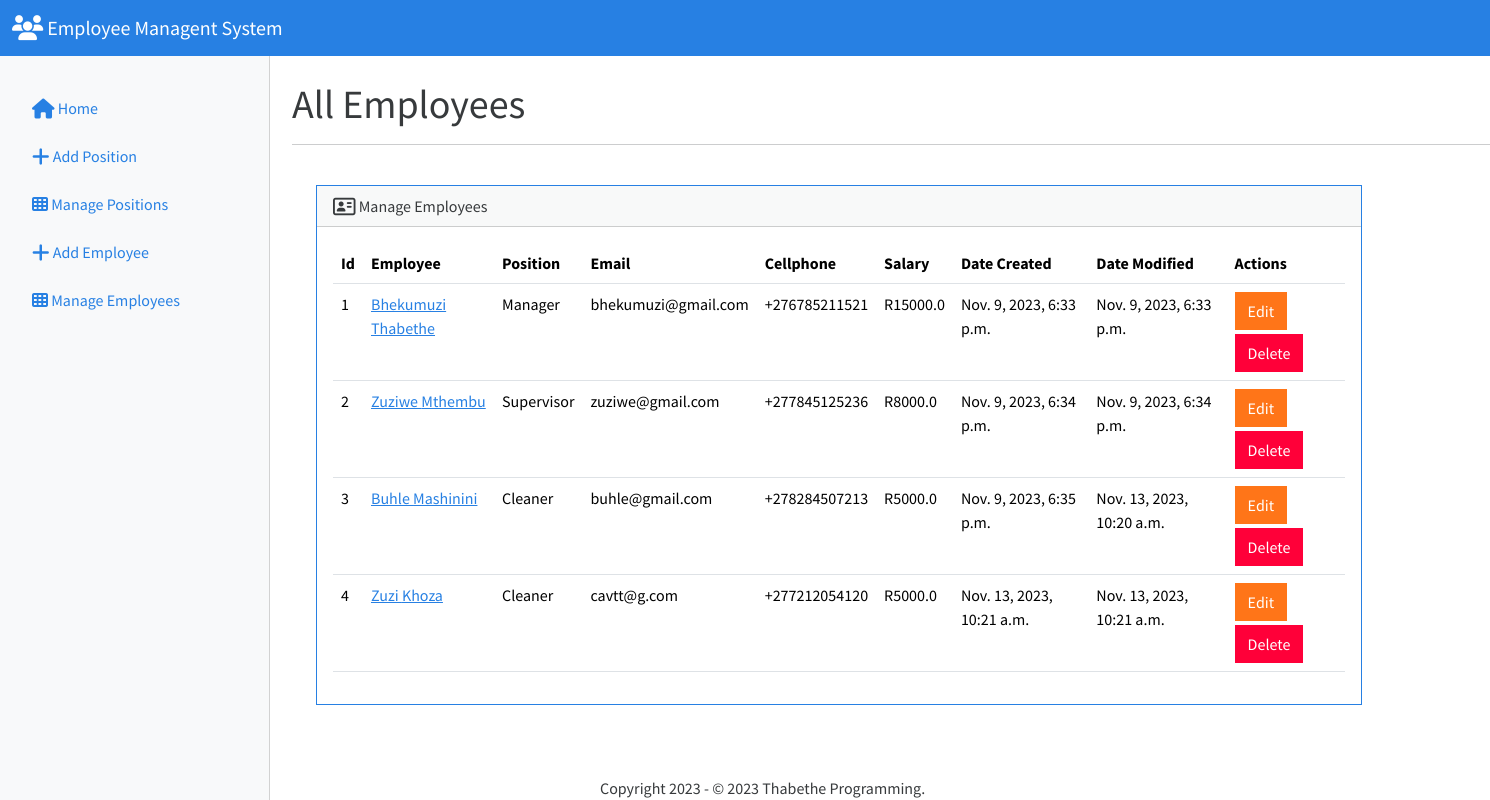
The app's page /manage-employees/ with its own data.
### core/models.py (models this page shows, shortened)
class Employee(models.Model):
    position = models.ForeignKey(Position, verbose_name=("Employee Position"), on_delete=models.DO_NOTHING)
    first_name = models.CharField(max_length=20)
    last_name = models.CharField(max_length=20)
    email = models.EmailField(max_length=254)
    cellphone = models.CharField(max_length=13,default="+27")
    salary = models.FloatField()
    date_created = models.DateTimeField(auto_now_add=True)
    date_updated = models.DateTimeField(auto_now=True)
    class Meta:
        verbose_name = ("Employee")
        verbose_name_plural = ("Employees")

class Position(models.Model):
    position = models.CharField(max_length=30)
    date_created = models.DateTimeField(auto_now_add=True)
    date_updated = models.DateTimeField(auto_now=True)
    class Meta:
        verbose_name = ("Position")
        verbose_name_plural = ("Positions")
    def __str__(self):
        return f'{self.position}'

### core/views.py (the view)
# urls.py: path('manage-employees/',views.manage_employees_view,name='manage-employees'),#Manage Employees url
def manage_employees_view(request):
    employees = Employee.objects.all()
    return render(request,"manage/manage_employees.html",{
        'employees':employees,
    })

### core/templates/manage/manage_employees.html (shortened to what this page needs)
{% extends 'index.html' %}
{% block content_title %}All Employees{% endblock content_title %}
{% block main_content %}
{% if employees %}
    <div class="row">
        <div class="col-9">
            <div class="card border-primary m-4">
                <div class="card-header"><i class="fa-regular fa-address-card fa-lg"></i> Manage Employees</div>
                <div class="card-body table-responsive">
                    <table class="table table-hover">
                        <thead>
                          <tr>
                            <th scope="col">Id</th>
                            <th scope="col">Employee</th>
                            <th scope="col">Position</th>
                            <th scope="col">Email</th>
                            <th scope="col">Cellphone</th>
                            <th scope="col">Salary</th>
                            <th scope="col">Date Created</th>
                            <th scope="col">Date Modified</th>
                            <th scope="col">Actions</th>
                        </tr>
                        </thead>
                        <tbody>
                          {% for employee in employees %}
                            <tr>
                                <td>{{employee.id}}</td>
                                <td><a href="{% url 'update-employee' employee.id %}">{{employee.first_name}} {{employee.last_name}}</a></td>
                                <td>{{employee.position}}</td>
                                <td>{{employee.email}}</td>
                                <td>{{employee.cellphone}}</td>
                                <td>R{{employee.salary}}</td>
                                <td>{{employee.date_created}}</td>
                                <td>{{employee.date_updated}}</td>
                                <td>
                                    <a href="{% url 'update-employee' employee.id %}" class="btn btn-warning mb-1">Edit</a>
                                    <button type="button"
                                    class="btn btn-danger"
                                    data-bs-toggle="modal"
                                    data-bs-target="#deleteModal{{employee.id}}">
                                    Delete
                                    </button>
                                </td>
                            </tr>
                          {% endfor %}
                        </tbody>
                      </table>
                </div>
              </div>
        </div>
    </div>
{% else %}
    <h4 class="alert alert-primary my-2 mx-4">No Employees Yet!</h4>
{% endif %}
{% endblock main_content %}

### core/templates/index.html (shortened to what this page needs)
{% load static %}
<!doctype html>
<html lang="en">
  <head>
    <link rel="stylesheet" href="https://cdnjs.cloudflare.com/ajax/libs/font-awesome/6.4.2/css/all.min.css"/>
    <link href="{% static 'css/bootstrap.min.css' %}" rel="stylesheet">
    <link href="{% static 'css/dashboard.css' %}" rel="stylesheet">
  </head>
  <body class="d-flex flex-column min-vh-100">
    <nav class="navbar navbar-expand-lg bg-primary fixed-top" id="mynavbar" data-bs-theme="dark">
      <div class="container-fluid">
        <a class="navbar-brand" href="{% url 'index' %}"><i class="fa-solid fa-users fa-lg"></i> Employee Managent System</a>
      </div>
    </nav>
    {% include "sidebar.html" %}
    <div class="container-fluid main-content">
      <h1>{% block content_title %}Home{% endblock content_title %}</h1>
      <hr>
      {% block main_content %}{% endblock main_content %}
      <footer class="fixed-bottom">
        Copyright 2023 - &copy; <script>document.write(new Date().getFullYear())</script> Thabethe Programming.
      </footer>
    </div>
  </body>
</html>

### core/templates/sidebar.html
<div class="offcanvas offcanvas-start bg-body-tertiary" tabindex="-1" id="offcanvasExample" aria-labelledby="offcanvasExampleLabel">
    <div class="offcanvas-body">
      <ul class="list-unstyled m-3">
        <li class="my-4"><a href="{% url 'index' %}" class="text-decoration-none"><i class="fa-solid fa-house fa-lg"></i> Home</a></li>
        <li class="my-4"><a href="{% url 'add-position' %}" class="text-decoration-none"><i class="fa-solid fa-plus fa-lg"></i> Add Position</a></li>
        <li class="my-4"><a href="{% url 'manage-positions' %}" class="text-decoration-none"><i class="nav-icon fas fa-th"></i> Manage Positions</a></li>
        <li class="my-4"><a href="{% url 'add-employee' %}" class="text-decoration-none"><i class="fa-solid fa-plus fa-lg"></i> Add Employee</a></li>
        <li class="my-4"><a href="{% url 'manage-employees' %}" class="text-decoration-none"><i class="nav-icon fas fa-th"></i> Manage Employees</a></li>
      </ul>
    </div>
</div>

### core/static/css/dashboard.css (style rules this page uses)
#offcanvasExample { width: 270px; }
footer { bottom: 0; margin-left: 600px; }
.main-content { margin-top: 80px; margin-left: 280px; }
@media (min-width:992px) { #offcanvasExample { transform: none; visibility: visible; height: calc(100%-56px); top: 56px; } }

### records on screen
Employee: id "1", first_name "Bhekumuzi", last_name "Thabethe", position "Manager", email "bhekumuzi@gmail.com", cellphone "+276785211521", salary "15000.0", date_created "Nov. 9, 2023, 6:33 p.m.", date_updated "Nov. 9, 2023, 6:33 p.m."
Employee: id "2", first_name "Zuziwe", last_name "Mthembu", position "Supervisor", email "zuziwe@gmail.com", cellphone "+277845125236", salary "8000.0", date_created "Nov. 9, 2023, 6:34 p.m.", date_updated "Nov. 9, 2023, 6:34 p.m."
Employee: id "3", first_name "Buhle", last_name "Mashinini", position "Cleaner", email "buhle@gmail.com", cellphone "+278284507213", salary "5000.0", date_created "Nov. 9, 2023, 6:35 p.m.", date_updated "Nov. 13, 2023, 10:20 a.m."
Employee: id "4", first_name "Zuzi", last_name "Khoza", position "Cleaner", email "cavtt@g.com", cellphone "+277212054120", salary "5000.0", date_created "Nov. 13, 2023, 10:21 a.m.", date_updated "Nov. 13, 2023, 10:21 a.m."
